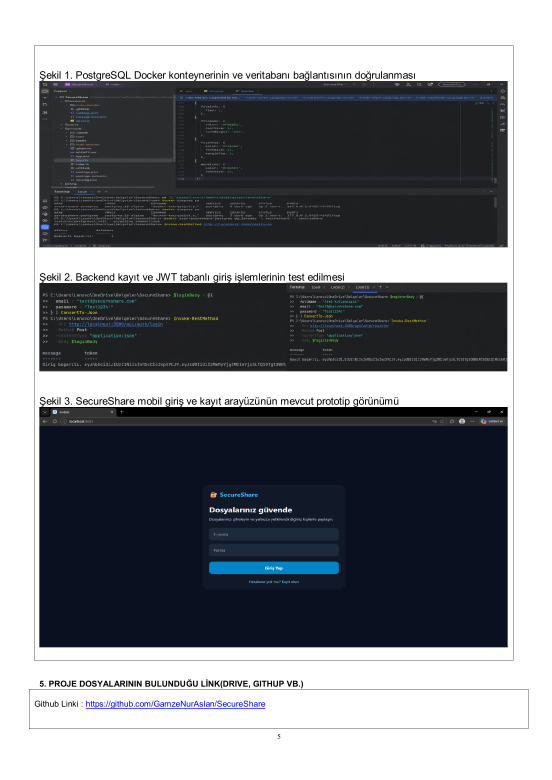
#> input picture tmp/pdf_source_render_200/page-5.png, 1654 x 2338 px, found by its file name (shown at 1/3 size)
$ python build_editable_docx.py
#> lines starting #> are read from the running program, lines starting #| are printed output that depends on the picture
from pathlib import Path
from zipfile import ZipFile

from PIL import Image
from docx import Document
from docx.enum.section import WD_SECTION
from docx.enum.table import WD_CELL_VERTICAL_ALIGNMENT
from docx.enum.text import WD_ALIGN_PARAGRAPH
from docx.oxml import OxmlElement
from docx.oxml.ns import qn
from docx.shared import Inches, Mm, Pt


ROOT = Path(r"C:\Users\Lenovo\OneDrive\Belgeler\ChatGPT\SecureShare")
SOURCE_PAGE5 = ROOT / "tmp" / "pdf_source_render_200" / "page-5.png"
FIG_DIR = ROOT / "tmp" / "editable_figures"
OUTPUT = ROOT / "output" / "Hafta2_Proje_Raporu_SecureShare.docx"


# [108 lines left out: functions set_cell_shading, set_cell_margins, set_table_borders, set_run_font, set_paragraph, add_text and 3 more, not called in this run]


def add_page_break(doc):
    doc.add_page_break()


def prepare_figures():
    FIG_DIR.mkdir(parents=True, exist_ok=True)
    image = Image.open(SOURCE_PAGE5)
#> image is the input picture: PIL image 1654x2338 RGB; mean R, G, B 128.8, 131, 136
    crops = {
        "figure1.png": (125, 245, 1630, 807),
        "figure2.png": (125, 913, 1630, 1228),
        "figure3.png": (125, 1277, 1630, 2107),
    }
    for name, box in crops.items():
        image.crop(box).save(FIG_DIR / name, optimize=True)
#> this loop made 3 passes
#> pass 1, in prepare_figures, `image.crop(box).save(FIG_DIR / name, optimize=True)`:
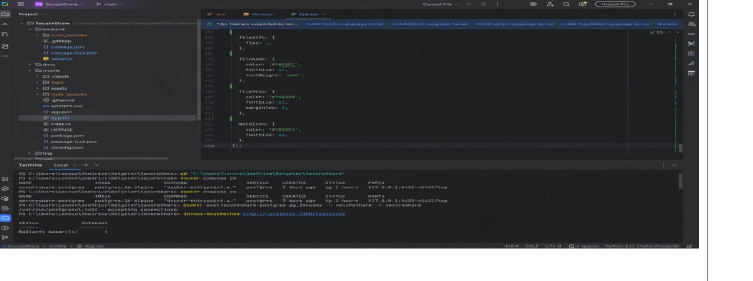
#> saved as figure1.png: PIL image 1505x562 RGB (shown at 1/2 size); mean R, G, B 76.6, 77.8, 80.4
#> pass 2, in prepare_figures, `image.crop(box).save(FIG_DIR / name, optimize=True)`:
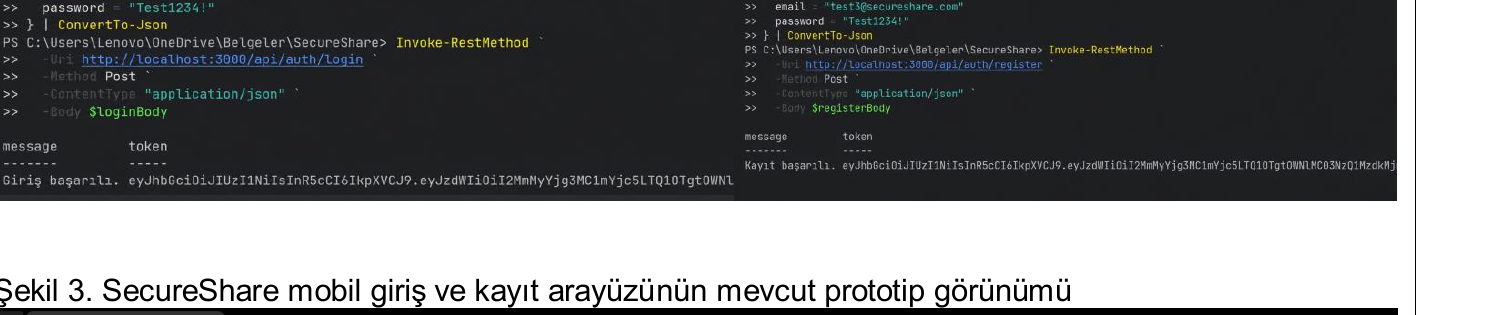
#> saved as figure2.png: PIL image 1505x315 RGB; mean R, G, B 115.8, 116.9, 118


# [13 lines left out: function configure_document, not called in this run]


def build():
    prepare_figures()
    OUTPUT.parent.mkdir(parents=True, exist_ok=True)
    doc = Document()
    configure_document(doc)

    add_text(doc, "TAKIM KAPTANI GERİ BİLDİRİM FORMU", size=14, bold=True, after=8)
    add_heading(doc, "Bölüm 1 - Takım Bilgileri", level=2)
    add_table(doc, [
        ["Alan", "Bilgi"],
        ["Ekip Adı", "SecureShare"],
        ["Takım Kaptanı", "Gamze Nur Aslan"],
        ["Ekip Üyeleri", "Gamze Nur Aslan, Büşra Özer, Hava Şener"],
        ["Proje Başlığı", "Şifreli Dosya Paylaşımı ve Erişim Kontrolü Uygulaması"],
    ], widths=[2.1, 4.9], font_size=9)

    add_heading(doc, "Bölüm 2 - Ekip İçi Çalışma Süreci", level=2)
    criteria1 = ["Ekip içi iletişim düzenliydi", "Görev dağılımı netti", "Tüm üyeler sürece aktif katıldı", "Toplantılar planlandığı şekilde yapıldı", "Zaman yönetimi yeterliydi", "Ekip içi anlaşmazlıklar uygun şekilde çözüldü"]
    add_table(doc, [["Kriter", "√", "X"]] + [[x, "■", "□"] for x in criteria1], widths=[5.8, .5, .5], font_size=8.5)
    add_heading(doc, "Bölüm 3 - Projenin İlerleme Durumu", level=2)
    criteria2 = ["Problem tanımı netleşti", "İş paketleri tanımlandı", "Sorumlular belirlendi", "Proje başlangıç çıktıları oluşturuldu"]
    add_table(doc, [["Kriter", "√", "X"]] + [[x, "■", "□"] for x in criteria2], widths=[5.8, .5, .5], font_size=8.5)

    add_text(doc, "T. C.\nFIRAT ÜNİVERSİTESİ\nMÜHENDİSLİK FAKÜLTESİ\nBİLGİSAYAR MÜHENDİSLİĞİ\nBİLGİSAYAR MÜHENDİSLİĞİ TASARIM DERSİ PROJESİ KAPSAMINDA\nTAKIM ÇALIŞMASI PROJESİ", size=10, bold=True, align=WD_ALIGN_PARAGRAPH.CENTER, after=7)
    add_heading(doc, "1. GİRİŞ", level=1)
    add_text(doc, "Günümüzde dosyaların internet ve farklı cihazlar üzerinden paylaşılması, bilgi güvenliği açısından önemli riskler oluşturmaktadır. Dosyaların yetkisiz kişiler tarafından görüntülenmesi, indirilmesi veya değiştirilmesi; kişisel bilgilerin ve kurumsal verilerin gizliliğini tehlikeye atabilmektedir. Bu nedenle dosya paylaşım sistemlerinde yalnızca dosya aktarımı değil, kullanıcı kimliğinin doğrulanması, erişim izinlerinin yönetilmesi ve yapılan işlemlerin kayıt altına alınması da önem taşımaktadır.")
    add_text(doc, "Bu ihtiyaçtan yola çıkılarak geliştirilen SecureShare, kullanıcıların dosyalarını güvenli biçimde yüklemesini, şifreleyerek saklamasını ve yalnızca yetkilendirilmiş kişilerle paylaşmasını sağlayan web ve mobil tabanlı bir uygulamadır. Sistem; kullanıcı kayıt ve giriş işlemleri, JWT tabanlı kimlik doğrulama, dosya bazlı yetkilendirme, şifreli depolama ve audit log kayıtlarını aynı yapı içerisinde birleştirmektedir.")
    add_text(doc, "SecureShare’de kullanıcılar kendi dosyalarını yönetebilir, belirli kişilere görüntüleme veya indirme izni verebilir ve daha önce verdikleri yetkileri kaldırabilir. Bu yapı sayesinde dosya paylaşım sürecinin daha güvenli, kontrollü ve izlenebilir hale getirilmesi amaçlanmaktadır. Proje, hassas dosyaların korunmasına yönelik temel güvenlik ihtiyaçlarını karşılayan geliştirilebilir ve ekip çalışmasına uygun bir altyapı sunmaktadır.")

    add_heading(doc, "1.1. Amaç ve Hedefler", level=2)
    add_text(doc, "SecureShare projesinin amacı, dosya paylaşım sürecini güvenlik ve erişim kontrolü merkezli bir yazılım mimarisiyle yönetmektir. Sistem, bir dosyanın yüklenmesinden saklanmasına, başka bir kullanıcıyla paylaşılmasından erişim yetkisinin kaldırılmasına kadar geçen tüm süreci kontrollü hâle getirecek şekilde tasarlanmıştır.")
    add_text(doc, "Bu amaç doğrultusunda aşağıdaki hedeflere ulaşılması planlanmaktadır:")
    for item in [
        "Kullanıcı kimliğini güvenilir biçimde doğrulayan ve oturumları güvenli şekilde yöneten bir yapı oluşturmak.",
        "Dosya içeriği ile dosya meta verilerini ayrı katmanlarda saklayarak veri güvenliğini artırmak.",
        "Şifreleme anahtarlarının dosya içeriğinden bağımsız yönetilmesini sağlayan DEK/KEK yapısını uygulamak.",
        "Dosya sahiplerine kullanıcı bazlı görüntüleme ve indirme izinleri verme, değiştirme ve kaldırma imkânı sunmak.",
        "Yetkisi olmayan kullanıcıların dosya içeriğine ve dosya anahtarlarına erişmesini engellemek.",
        "Kritik kullanıcı ve dosya işlemlerini audit log kayıtlarıyla izlenebilir hâle getirmek.",
        "Web ve mobil istemcilerin aynı REST API üzerinden tutarlı biçimde çalışmasını sağlamak.",
        "PostgreSQL ve MinIO bileşenlerini modüler, test edilebilir ve ileride geliştirilebilir bir yapıda kullanmak.",
        "Temel kayıt, giriş, dosya yükleme, paylaşma, yetki kaldırma ve indirme senaryolarını test ederek beklenen davranışları doğrulamak.",
    ]:
        add_bullet(doc, item)

    add_heading(doc, "2. YÖNTEM", level=1)
    add_text(doc, "SecureShare, uygulamalı yazılım geliştirme yöntemi kullanılarak ve aşamalı geliştirme yaklaşımı izlenerek hazırlanmıştır. İlk aşamada projenin amacı, hedef kullanıcıları ve temel kullanım senaryoları belirlenmiştir. Kullanıcıların kayıt olması, sisteme giriş yapması, dosya yüklemesi, dosyalarını paylaşması, erişim izinlerini değiştirmesi ve yapılan işlemleri takip edebilmesi temel işlevler olarak tanımlanmıştır. Ayrıca dosyaların yetkisiz kişiler tarafından görüntülenmesini önlemek için güvenlik gereksinimleri ayrı bir başlık altında incelenmiştir.")
    add_text(doc, "Gereksinim analizi tamamlandıktan sonra sistemin genel mimarisi oluşturulmuştur. Uygulama; istemci, REST API, veritabanı ve dosya depolama katmanlarından meydana gelecek şekilde tasarlanmıştır. Web istemcisi React, mobil istemci React Native ve Expo, backend katmanı ise Node.js ve Express kullanılarak geliştirilmiştir. İstemciler ile sunucu arasındaki iletişim REST API üzerinden sağlanmaktadır.")
    add_text(doc, "Veri yönetimi için PostgreSQL tercih edilmiştir. Kullanıcılar, dosyalar, dosya izinleri ve audit log kayıtları için ilişkisel veritabanı tabloları oluşturulmuştur. PostgreSQL yerel geliştirme ortamında Docker Compose ile çalıştırılmıştır. Dosya içeriklerinin nesne depolama alanında tutulması için MinIO kullanılmış, dosyaya ait ad, tür, boyut, sahiplik ve izin bilgileri PostgreSQL’de saklanmıştır. Bu ayrım, dosya içeriği ile dosya meta verilerinin birbirinden bağımsız yönetilmesini sağlamaktadır.")
    add_text(doc, "Güvenlik yönteminde birden fazla koruma katmanı uygulanmıştır. Kullanıcı parolalarının doğrudan saklanması yerine Argon2id ile hashlenmesi, oturum bilgilerinin JWT ile doğrulanması ve API isteklerinin yetkilendirme kontrolünden geçirilmesi planlanmıştır. Dosyalar depolama alanına gönderilmeden önce AES-128-GCM yöntemiyle şifrelenmiştir. İlk prototipte AES-128-GCM, yeterli güvenlik düzeyi ile düşük işlem maliyeti arasında denge sağladığı için tercih edilmiştir. Üretim ortamına geçilmesi durumunda AES-256-GCM kullanımı ayrıca değerlendirilecektir. Dosya şifreleme anahtarlarının korunması için DEK/KEK yaklaşımı kullanılmıştır.")
    add_text(doc, "Geliştirme süreci GitHub üzerindeki branch ve Pull Request yapısıyla yürütülmüştür. Görevler takım üyeleri arasında veritabanı ve mobil arayüz, backend ve PostgreSQL, şifreleme ve MinIO depolama şeklinde paylaştırılmıştır. Her modül ayrı olarak geliştirilmiş, daha sonra ana proje yapısına eklenmiştir.")
    add_text(doc, "Doğrulama aşamasında öncelikle backend’in çalışıp çalışmadığı /health endpoint’i ile kontrol edilmiştir. PostgreSQL bağlantısı ise /health/db endpoint’i üzerinden gerçek bir SELECT 1 sorgusu çalıştırılarak test edilmiştir. Mobil uygulamada kayıt, giriş, dashboard ve çıkış ekranları kontrol edilmiştir. Dosya şifreleme, yetkilendirme, dosya paylaşımı, yetki kaldırma ve audit log işlemleri temel kullanım senaryoları üzerinden test edilecektir. Proje bir yazılım prototipi olduğu için değerlendirme, istatistiksel deneyler yerine temel kullanım senaryolarının test edilmesiyle yapılmaktadır.")

    add_heading(doc, "2.1 Sistem Mimarisi ve Teknolojiler", level=2)
    add_table(doc, [
        ["KATMAN", "TEKNOLOJİ"],
        ["Backend", "Node.js, REST API"],
        ["Frontend", "React"],
        ["Veritabanı", "PostgreSQL (kullanıcı, dosya bilgisi, izin, kayıt)"],
        ["Nesne Depolama", "MinIO (S3 uyumlu; yalnızca şifreli dosyalar)"],
        ["Kimlik Doğrulama", "JWT"],
        ["Şifreleme", "AES-128-GCM, zarf şifreleme (DEK/KEK)"],
        ["Erişim Kaydı", "Veritabanı log tablosu + hash zinciri"],
        ["Mobil İstemci", "React Native + Expo"],
        ["Parola Güvenliği", "Argon2id"],
    ], widths=[2.2, 4.8], font_size=9)

    add_heading(doc, "3. PROJE YÖNETİMİ", level=1)
    add_heading(doc, "3.1. Takım Üyeleri Tanımı", level=2)
    add_table(doc, [
        ["Üye No", "Numara", "Adı Soyadı", "Görevi"],
        ["1", "230260092", "Gamze Nur Aslan", "Veritabanı ve Kimlik Doğrulama, Mobil Uygulama"],
        ["2", "250260119", "Büşra Özer", "Backend ve REST API, Erişim Kontrolü ve Dosya Paylaşımı, Web Uygulaması"],
        ["3", "230260153", "Hava Şener", "Dosya Şifreleme ve Güvenli Depolama, Sistem Entegrasyonu"],
    ], widths=[.6, 1.1, 1.8, 3.5], font_size=8.5)

    add_heading(doc, "3.2. Görev Dağılımı", level=2)
    add_table(doc, [
        ["İP No", "İş Paketinin Adı ve Hedefleri", "Görevlendirilen Takım Üyesi"],
        ["1", "Gereksinim analizi ve proje planı", "Gamze Nur Aslan"],
        ["2", "PostgreSQL şeması ve Docker kurulumu", "Gamze Nur Aslan"],
        ["3", "Node.js backend ve PostgreSQL bağlantısı", "Büşra Özer"],
        ["4", "AES-128-GCM ile DEK/KEK şifreleme", "Hava Şener"],
        ["5", "MinIO üzerinde şifreli dosya depolama", "Hava Şener"],
        ["6", "React Native giriş, kayıt ve dashboard ekranları", "Gamze Nur Aslan"],
        ["7", "Entegrasyon ve test", "Tüm Ekip"],
    ], widths=[.6, 4.6, 1.8], font_size=8.5)

    add_heading(doc, "4. TEORİ VE SONUÇLAR", level=1)
    add_text(doc, "SecureShare'in teknik altyapısı; istemci, REST API, ilişkisel veritabanı ve nesne depolama katmanlarından oluşan katmanlı bir mimariye dayanmaktadır. İlk aşamada PostgreSQL şeması hazırlanmış; users, files, file_permissions ve audit_logs tabloları tanımlanmış, Docker Compose ile yerel PostgreSQL servisi çalıştırılmıştır. Node.js ve Express tabanlı backend'in /health ve /health/db uçları kullanılarak hem sunucu hem de gerçek SELECT 1 sorgusuyla veritabanı bağlantısı doğrulanmıştır.")
    add_text(doc, "Güvenlik yaklaşımında kimlik doğrulama, yetkilendirme ve veri koruma birlikte ele alınmaktadır. Kullanıcı parolalarının Argon2id ile hashlenmesi, oturumların JWT ile yönetilmesi ve her dosya isteğinde kullanıcı izinlerinin kontrol edilmesi planlanmıştır. Dosyaların AES-128-GCM ile şifrelenmesi, dosya anahtarlarının DEK/KEK yaklaşımıyla korunması ve şifrelenmiş nesnelerin MinIO üzerinde saklanması hedeflenmiştir. Dosyanın adı, türü, boyutu, sahibi ve izinleri PostgreSQL'de tutulacak; yükleme, indirme, paylaşma ve yetki değişikliği gibi işlemler audit log'a yazılacaktır.")
    add_text(doc, "Mobil istemcide React Native ve Expo kullanılarak giriş, kayıt, dashboard ve çıkış ekranları hazırlanmıştır. Web ve mobil istemcilerin ortak REST API üzerinden çalışması, aynı iş kurallarının farklı platformlarda tutarlı biçimde uygulanmasını sağlamaktadır.")
    add_text(doc, "Büşra'nın backend ve PostgreSQL, Hava'nın ise şifreleme ve MinIO çalışmalarının entegrasyonundan sonra uçtan uca kayıt-giriş, dosya yükleme, paylaşma, yetki kaldırma ve indirme senaryoları test edilecektir. Testlerde yetkisiz erişim, hatalı kimlik bilgileri, uygun olmayan dosya türü ve veritabanı bağlantı hataları da kontrol edilecektir.")

    add_page_break(doc)
    add_heading(doc, "Şekiller ve Proje Bağlantısı", level=1)
    figures = [
        ("Şekil 1. PostgreSQL Docker konteynerinin ve veritabanı bağlantısının doğrulanması", "figure1.png"),
        ("Şekil 2. Backend kayıt ve JWT tabanlı giriş işlemlerinin test edilmesi", "figure2.png"),
        ("Şekil 3. SecureShare mobil giriş ve kayıt arayüzünün mevcut prototip görünümü", "figure3.png"),
    ]
    for caption, filename in figures:
        add_text(doc, caption, size=10, after=2)
        p = doc.add_paragraph()
        p.alignment = WD_ALIGN_PARAGRAPH.CENTER
        p.add_run().add_picture(str(FIG_DIR / filename), width=Inches(6.55))
        set_paragraph(p, after=6, align=WD_ALIGN_PARAGRAPH.CENTER)
    add_heading(doc, "5. PROJE DOSYALARININ BULUNDUĞU LİNK (DRIVE, GITHUB VB.)", level=1)
    add_text(doc, "Github Linki: https://github.com/GamzeNurAslan/SecureShare", size=10)

    add_page_break(doc)
    add_heading(doc, "KAYNAKLAR", level=1)
    refs = [
        "Docker. (2026). Docker Compose Documentation. https://docs.docker.com/compose/",
        "PostgreSQL Global Development Group. (2026). PostgreSQL 16 Documentation. https://www.postgresql.org/docs/16/",
        "MinIO. (2026). MinIO AIStor Documentation. https://docs.min.io/aistor/",
        "OWASP Foundation. (2026). Authorization Cheat Sheet. https://cheatsheetseries.owasp.org/cheatsheets/Authorization_Cheat_Sheet.html",
        "OWASP Foundation. (2026). Enforce Access Controls. https://devguide.owasp.org/en/04-design/02-web-app-checklist/07-access-controls/",
        "Sandhu, R. S., Coyne, E. J., Feinstein, H. L. ve Youman, C. E. (1996). Role-Based Access Control Models. IEEE Computer, 29(2), 38–47. https://csrc.nist.gov/csrc/media/projects/role-based-access-control/documents/sandhu96.pdf",
        "Dworkin, M. (2007). Recommendation for Block Cipher Modes of Operation: Galois/Counter Mode (GCM) and GMAC. NIST SP 800-38D. https://csrc.nist.gov/pubs/sp/800/38/d/final",
        "Jones, M., Bradley, J. ve Sakimura, N. (2015). JSON Web Token (JWT). RFC 7519. https://datatracker.ietf.org/doc/html/rfc7519",
        "Biryukov, A., Dinu, D., Khovratovich, D. ve Josefsson, S. (2021). Argon2 Memory-Hard Function for Password Hashing and Proof-of-Work Applications. RFC 9106. https://datatracker.ietf.org/doc/html/rfc9106",
        "Hu, V. C. ve diğerleri. (2014). Guide to Attribute Based Access Control (ABAC) Definition and Considerations. NIST SP 800-162. https://csrc.nist.gov/pubs/sp/800/162/upd2/final",
    ]
    for ref in refs:
        add_bullet(doc, ref)

    doc.core_properties.title = "Hafta2 Proje Raporu SecureShare"
    doc.core_properties.subject = "Düzenlenebilir SecureShare proje raporu"
    doc.core_properties.author = "SecureShare"
    doc.save(OUTPUT)
    print(OUTPUT)


if __name__ == "__main__":
    build()
#> (the call stopped at in build, `doc = Document()`: docx is not available in this run)

$ run again, with tmp/pdf_source_render/page-2.png copied over tmp/pdf_source_render_200/page-5.png
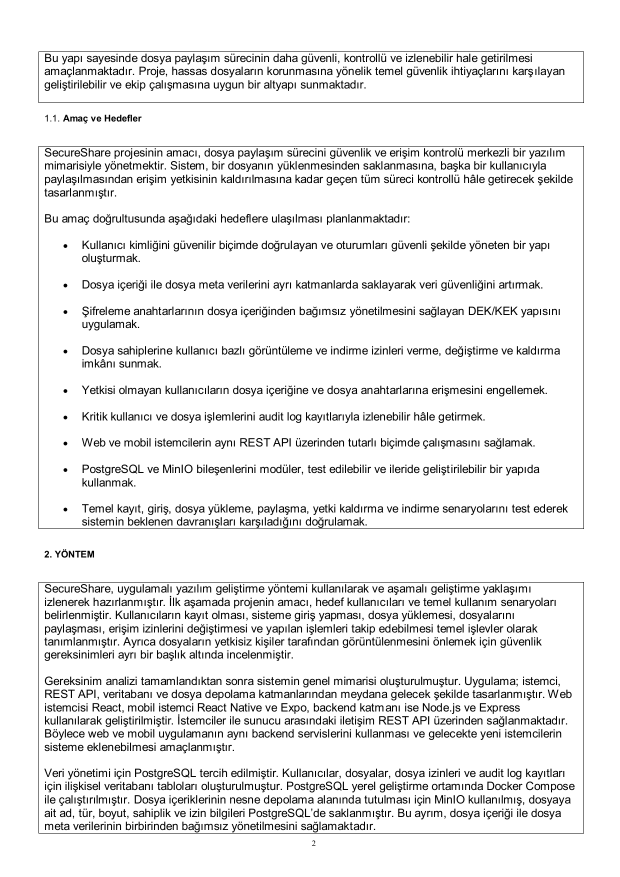
#> input picture tmp/pdf_source_render/page-2.png, 1240 x 1754 px, found by its file name (shown at 1/2 size)
#> in prepare_figures, image is the input picture: PIL image 1240x1754 RGB; min 0, max 255, mean 235.2
#> the loop in prepare_figures, `for name, box in crops.items():` made 3 passes
#> pass 1, in prepare_figures, `image.crop(box).save(FIG_DIR / name, optimize=True)`:
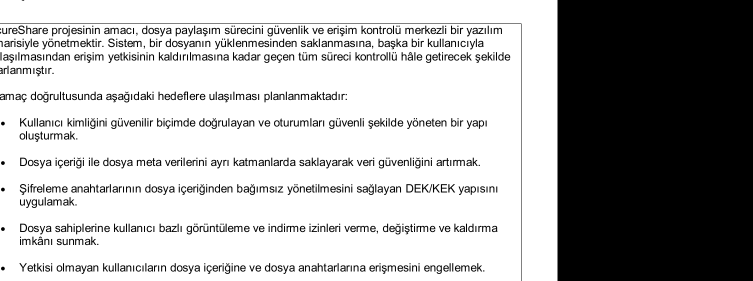
#> saved as figure1.png: PIL image 1505x562 RGB (shown at 1/2 size); min 0, max 255, mean 175.1
#> pass 2, in prepare_figures, `image.crop(box).save(FIG_DIR / name, optimize=True)`:
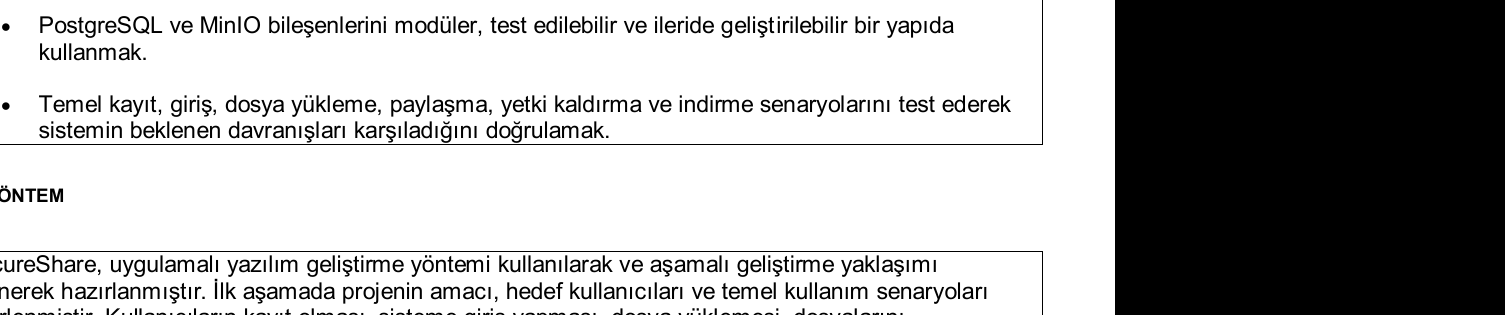
#> saved as figure2.png: PIL image 1505x315 RGB; min 0, max 255, mean 174.9
